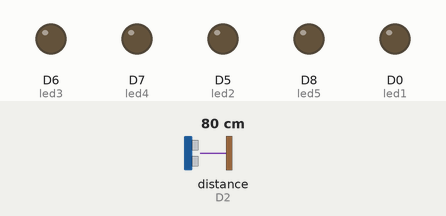
Recording of a sketch running on a simulated ESP8266 (NodeMCU). Shown: output pins drawn as LEDs (lit = HIGH). Wiring (inferred from the names in the program): ultrasonic range finder: trigger D1; echo D2. Inputs (shaded band) come from the test bench; at power-on: distance to the obstacle (sensor on D2) 80 cm. The echo pulse lasts 58.3 µs per cm; WiFi joins after 1.5 s; servers stay silent unless stated; pins used as bus, display or sensor lines are not drawn; what the sketch prints to the serial monitor is not drawn.

Above: at 2.7 s.
2.8 s: distance to the obstacle (sensor on D2) set to 2 cm
At 4.8 s:
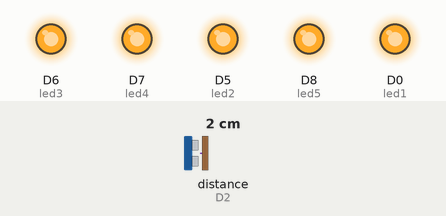
5.1 s: distance to the obstacle (sensor on D2) set to 9 cm
At 7.7 s:
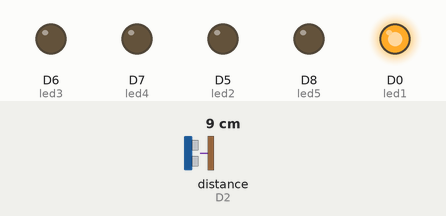
8.0 s: distance to the obstacle (sensor on D2) set to 4 cm
At 10.5 s:
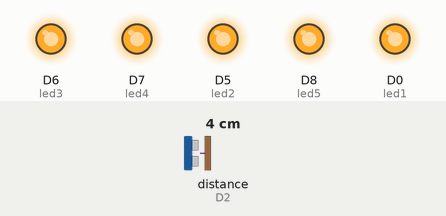
10.8 s: distance to the obstacle (sensor on D2) set to 18 cm
At 13.4 s:
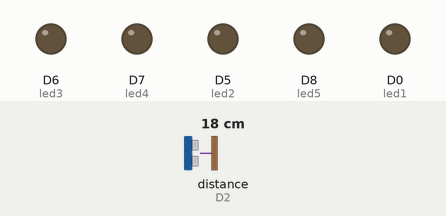
13.7 s: distance to the obstacle (sensor on D2) set to 6 cm
At 16.1 s:
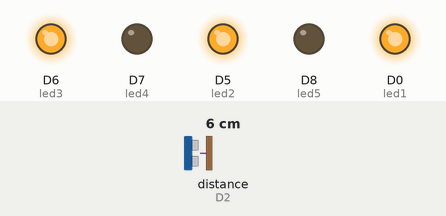
Timing chart, 0 to 17.5 s (numbered marks = the images above; inputs shaded):
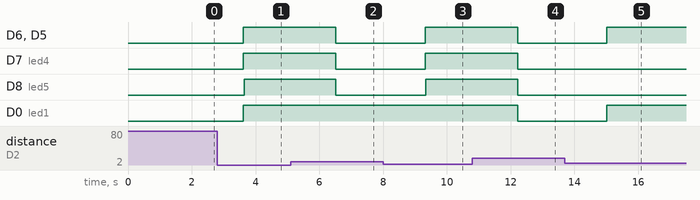

The sketch:

moestuintje.ino
```cpp
#include <ESP8266WiFi.h>
#include <ESP8266WiFiAP.h>
#include <ESP8266WiFiGeneric.h>
#include <ESP8266WiFiMulti.h>
#include <ESP8266WiFiScan.h>
#include <ESP8266WiFiSTA.h>
#include <ESP8266WiFiType.h>
#include <WiFiClient.h>
#include <WiFiClientSecure.h>
#include <WiFiServer.h>
#include <WiFiUdp.h>

#include <ESP8266HTTPClient.h>
char ssid[] = "*****";
char pass[] = "*****";
//int status = WL_IDLE_STATUS;
WiFiClient  client;

char* host = "www.lindavandijkdesign.nl";
String path = "/iot/eindopdracht/plant.json";
const int httpPort = 80;

int led1 = D0;
int led2 = D5;
int led3 = D6;
int led4 = D7;
int led5 = D8;
int trigPin = D1;
int echoPin = D2;

void setup() {
  pinMode(trigPin, OUTPUT);
  pinMode(echoPin, INPUT);
  pinMode(led1, OUTPUT);
  pinMode(led2, OUTPUT);
  pinMode(led3, OUTPUT);
  pinMode(led4, OUTPUT);
  pinMode(led5, OUTPUT);

  Serial.begin(9600);
  WiFi.begin(ssid, pass);

  Serial.print("Connecting to ");
  Serial.println(ssid);

  while (WiFi.status() != WL_CONNECTED) {
    delay(500);
    Serial.print(".");
  }
}

void loop() {

  int duration, distance;
  digitalWrite(trigPin, LOW);
  delayMicroseconds(200);
  digitalWrite(trigPin, HIGH);
  delayMicroseconds(1000);
  digitalWrite(trigPin, LOW);
  duration = pulseIn(echoPin, HIGH);
  distance = (duration/2) / 29.1;
  Serial.print ("distance ");
  Serial.println (distance);
  delay(500);
  String plant;


  HTTPClient http;

  http.begin("http://lindavandijkdesign.nl/iot/eindopdracht/output.txt");
  int httpCode = http.GET();
  String payload = http.getString();

  Serial.println("Server: " + payload);


  if (payload == "night") {

    Serial.println("All lights off");
    digitalWrite(D0, LOW);
    digitalWrite(D5, LOW);
    digitalWrite(D6, LOW);
    digitalWrite(D7, LOW);
    digitalWrite(D8, LOW);
  } else {
    if (distance < 9) {
     plant = "1";
     digitalWrite(led1, HIGH);
     Serial.println("Your plant is 1cm!");
    }
    if (distance > 9) {
     digitalWrite(led1, LOW);
     plant = "0";
    }

    if (distance < 8) {
     plant = "2";
     digitalWrite(led2, HIGH);
     Serial.println("Your plant is 2cm!");
    }
    if (distance > 8) {
     digitalWrite(led2, LOW);
    }

    if (distance < 7) {
     plant = "3";
     digitalWrite(led3, HIGH);
     Serial.println("Your plant is 3cm!");
    }
    if (distance > 7) {
     digitalWrite(led3, LOW);
    }

    if (distance < 6) {
     plant = "4";
     digitalWrite(led4, HIGH);
     Serial.println("Your plant is 4cm!");
    }
    if (distance > 6) {
     digitalWrite(led4, LOW);
    }

    if (distance < 5) {
     plant = "5";
     digitalWrite(led5, HIGH);
     Serial.println("Your plant is 5cm!");
    }
    if (distance > 5) {
     digitalWrite(led5, LOW);
    }
  }

 // POST code Inspired by Leander
 // Define data
 String data;

 data = "plant="+plant;
 //check if and connect the nodeMCU to the server
 if (client.connect(host, httpPort)) {
   //make the POST headers and add the data string to it
   client.println("POST /iot/eindopdracht/index.php HTTP/1.1");
   client.println("Host: www.lindavandijkdesign.nl:80");
   client.println("Content-Type: application/x-www-form-urlencoded");
   client.println("Connection: close");
   client.print("Content-Length: ");
   client.println(data.length());
   client.println();
   client.print(data);
   client.println();
   Serial.println(data);
   Serial.println("Data send");
 } else {
   Serial.println("Something went wrong");
 }

  // wait .5s to reloop this loop
  delay(500);
}
```

Measured:
- after the input at 2.8 s, D6 (led3), D5 (led2), D0 (led1): LOW → HIGH after 0.81 s; D7 (led4): LOW → HIGH after 0.82 s; D8 (led5): LOW → HIGH after 0.84 s
- after the input at 5.1 s, D6 (led3), D7 (led4), D5 (led2), D8 (led5): HIGH → LOW after 1.4 s
- after the input at 8.0 s, D6 (led3), D7 (led4), D5 (led2), D8 (led5): LOW → HIGH after 1.3 s
- after the input at 10.8 s, D6 (led3), D7 (led4), D5 (led2), D8 (led5), D0 (led1): HIGH → LOW after 1.4 s
- after the input at 13.7 s, D6 (led3), D5 (led2), D0 (led1): LOW → HIGH after 1.3 s
